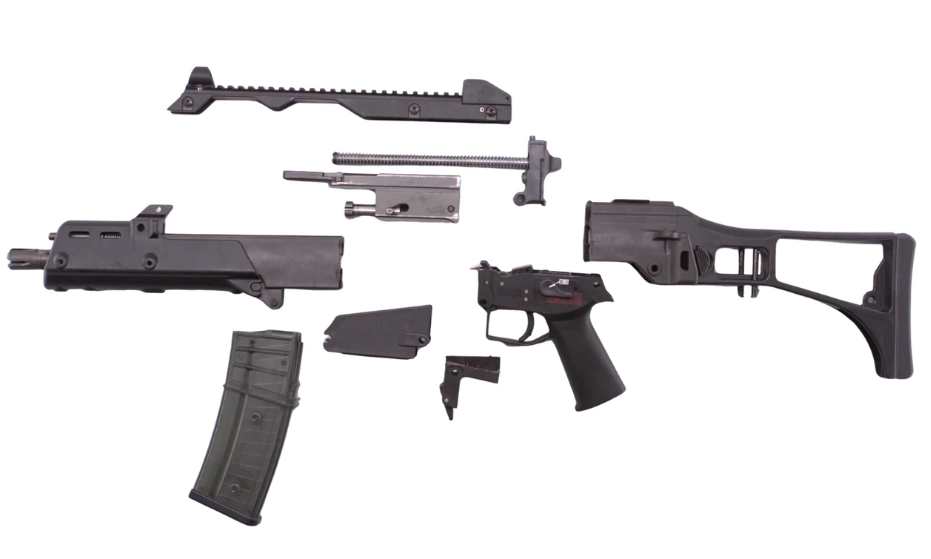
#> input picture src/assets/g36-reference-parts.png, 931 x 559 px; the run also reads 1 picture not shown here
$ python build_part_images.py
#> lines starting #> are read from the running program, lines starting #| are printed output that depends on the picture; after the words box and inside, x2 and y2 are one past the last pixel; in counts of white or black regions, pixels touching at a corner belong together
"""Build the photographic part sprites used by the G36 learning scene.

Source photo: src/assets/g36-reference-parts.png (field-stripped G36C, left side view,
white background). Every large part is cut out of that single photo, so all sprites share
the same light, colour and scale (1 world unit = 1 source pixel, roughly 1 mm). Only the
adjustable stock comes from a second photo (src/assets/g36ka4-reference.webp, see below).

The photo does not show the parts hidden inside the rifle (pins, firing pin, gas piston,
operating rod, barrel under the handguard). Those are rendered here as shaded cylinders
in the photo's colours. Any render can be replaced by a real photo with the same file
name and roughly the same pixel size.

Outputs
  src/weapons/g36/assets/<name>.png    RGBA sprites
  src/weapons/g36/parts.json           placement of every sprite in the assembled rifle

Run:  python tools/build_part_images.py
Needs numpy and opencv-python.
"""
from __future__ import annotations

import json
from pathlib import Path

import cv2
import numpy as np

ROOT = Path(__file__).resolve().parents[1]
SRC = ROOT / 'src' / 'assets' / 'g36-reference-parts.png'
OUT = ROOT / 'src' / 'weapons' / 'g36' / 'assets'
MANIFEST = ROOT / 'src' / 'weapons' / 'g36' / 'parts.json'

BORE_Y = 258          # barrel axis in world units
GAS_Y = 236           # gas piston and operating rod axis

src = cv2.imread(str(SRC), cv2.IMREAD_COLOR).astype(np.float32)
H, W = src.shape[:2]
min_ch = src.min(axis=2)
_, labels = cv2.connectedComponents((min_ch < 243).astype(np.uint8), connectivity=8)
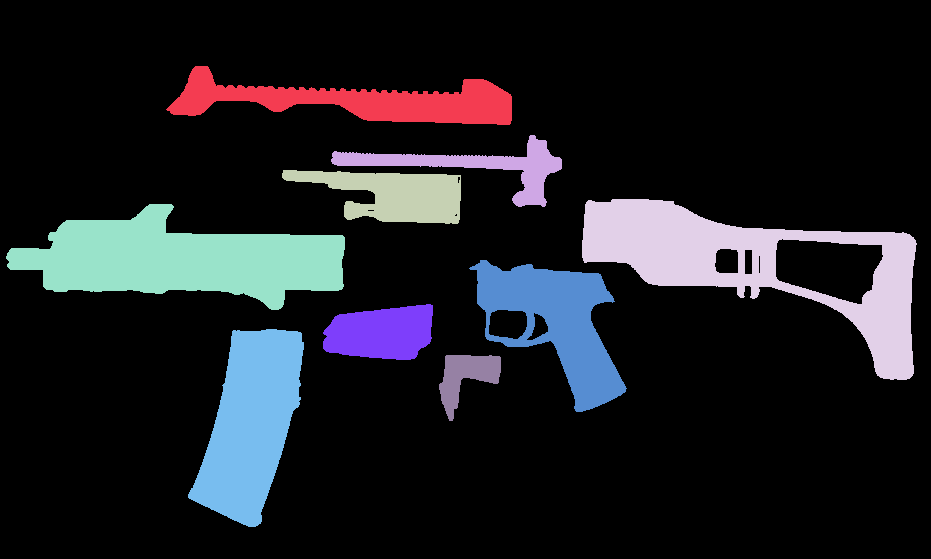
#> labels: shape (559, 931) int32; 10 distinct labels, from 0 to 9; one colour per label, 0 black

manifest: dict[str, dict] = {}


# --------------------------------------------------------------------------- matting
def component(seed: tuple[int, int]) -> np.ndarray:
    """Hard mask of the connected part that contains the seed pixel (x, y)."""
    label = labels[seed[1], seed[0]]
    assert label != 0, f'seed {seed} is on the background'
    mask = (labels == label).astype(np.uint8)
    # Fill small enclosed bright spots (specular highlights), keep real windows.
    padded = np.pad(mask, 2)
    flood = padded.copy()
    cv2.floodFill(flood, None, (0, 0), 1)
    holes = (flood == 0).astype(np.uint8)[2:-2, 2:-2]
    count, hole_labels, stats, _ = cv2.connectedComponentsWithStats(holes, connectivity=4)
    for i in range(1, count):
        if stats[i, cv2.CC_STAT_AREA] < 160:
            mask[hole_labels == i] = 1
    return mask


def poly_mask(points: list[tuple[float, float]]) -> np.ndarray:
    mask = np.zeros((H, W), np.uint8)
    cv2.fillPoly(mask, [np.round(np.array(points)).astype(np.int32)], 1)
    return mask


def rect_mask(x0: int, y0: int, x1: int, y1: int) -> np.ndarray:
    mask = np.zeros((H, W), np.uint8)
    mask[y0:y1, x0:x1] = 1
    return mask


def matte(mask: np.ndarray, image: np.ndarray = src) -> np.ndarray:
    """Soft alpha from a hard mask on a white background, with the white fringe removed."""
    mask = mask.astype(np.uint8)
    lum = image.mean(axis=2)
    # Local foreground brightness, taken from pixels well inside the mask.
    inner = cv2.erode(mask, np.ones((3, 3), np.uint8))
    weight = cv2.GaussianBlur(inner.astype(np.float32), (0, 0), 3)
    fg_lum = cv2.GaussianBlur(lum * inner, (0, 0), 3) / np.maximum(weight, 1e-4)
    fg_lum = np.where(weight > 1e-3, fg_lum, 90.0)
    soft = np.clip((255.0 - lum) / np.maximum(255.0 - fg_lum, 25.0), 0, 1)
    band = cv2.dilate(mask, np.ones((3, 3), np.uint8)) - inner
    alpha = np.where(inner > 0, 1.0, np.where(band > 0, soft, 0.0)).astype(np.float32)
    # A cut edge that is not a photo edge (for example handguard vs receiver) stays hard.
    alpha = np.where((band > 0) & (lum < 170), np.maximum(alpha, mask.astype(np.float32)), alpha)
    # Trim the faint halo, then give every edge pixel the colour of the solid part next to it,
    # so no white from the photo background survives in the blend.
    alpha = np.clip((alpha - 0.18) / 0.82, 0, 1)
    solid = (alpha >= 0.97).astype(np.uint8)
    edge = ((alpha > 0) & (solid == 0)).astype(np.uint8)
    bgr = np.clip(image, 0, 255).astype(np.uint8)
    rgb = cv2.inpaint(bgr, cv2.dilate(edge, np.ones((3, 3), np.uint8)) & (1 - solid), 2, cv2.INPAINT_TELEA)
    rgb = np.where(solid[..., None] > 0, image, rgb.astype(np.float32))
    return np.dstack([rgb, alpha * 255.0])


def inpaint(rgba: np.ndarray, region: np.ndarray, radius: int = 3) -> np.ndarray:
    """Fill a region of the colour channels from its surroundings (alpha untouched)."""
    bgr = np.clip(rgba[..., :3], 0, 255).astype(np.uint8)
    filled = cv2.inpaint(bgr, region.astype(np.uint8), radius, cv2.INPAINT_TELEA)
    out = rgba.copy()
    out[..., :3] = np.where(region[..., None] > 0, filled.astype(np.float32), rgba[..., :3])
    return out


def save(name: str, rgba: np.ndarray, world_x: float, world_y: float, *, crop: bool = True, scale: int = 1, **extra) -> None:
    """Crop to content, write the PNG and record where its top-left corner sits in the world.

    `scale` is image pixels per world unit (renders are stored sharper than the photo)."""
    alpha = rgba[..., 3]
    if crop:
        ys, xs = np.nonzero(alpha > 2)
        x0, x1, y0, y1 = xs.min(), xs.max() + 1, ys.min(), ys.max() + 1
        rgba = rgba[y0:y1, x0:x1]
    else:
        x0 = y0 = 0
    out = np.clip(rgba, 0, 255).astype(np.uint8)
    cv2.imwrite(str(OUT / f'{name}.png'), out)
    entry = {'file': f'{name}.png', 'x': round(float(world_x + x0 / scale), 2), 'y': round(float(world_y + y0 / scale), 2),
             'w': round(out.shape[1] / scale, 2), 'h': round(out.shape[0] / scale, 2)}
    if scale != 1:
        entry['scale'] = scale
    entry.update(extra)
    manifest[name] = entry


def neutral(rgba: np.ndarray, strength: float = 0.8) -> np.ndarray:
    """Remove JPEG colour noise from bare-metal parts, which are grey in reality."""
    rgb = rgba[..., :3]
    grey = rgb.mean(axis=2, keepdims=True)
    tint = np.array([1.02, 0.98, 1.03], np.float32)       # keep the photo's slight cool cast
    out = rgba.copy()
    out[..., :3] = rgb * (1 - strength) + grey * tint * strength
    return out


def save_photo(name: str, mask: np.ndarray, dx: float = 0, dy: float = 0, *, fix=None, metal: bool = False,
               **extra) -> None:
    rgba = matte(mask)
    if fix is not None:
        rgba = fix(rgba)
    if metal:
        rgba = neutral(rgba)
    save(name, rgba, dx, dy, **extra)


# --------------------------------------------------------------------------- renderer
def smoothstep(e0: float, e1: float, x: np.ndarray) -> np.ndarray:
    t = np.clip((x - e0) / (e1 - e0), 0, 1)
    return t * t * (3 - 2 * t)


def shade_cylinder(v: np.ndarray, base: tuple[float, float, float], gloss: float) -> np.ndarray:
    """Colour of a horizontal cylinder at normalised height v (-1 top, +1 bottom)."""
    nz = np.sqrt(np.clip(1 - v * v, 0, 1))
    ny = v
    light = np.array([-0.35, -0.72, 0.6])
    light = light / np.linalg.norm(light)
    lambert = np.clip(-ny * light[1] + nz * light[2], 0, 1)
    half = light + np.array([0, 0, 1.0])
    half = half / np.linalg.norm(half)
    spec = np.clip(-ny * half[1] + nz * half[2], 0, 1) ** 36
    env = 0.55 + 0.45 * smoothstep(0.2, -0.8, v)          # studio sky from above
    rim = smoothstep(0.6, 1.0, np.abs(v)) * 0.3            # darker silhouette edge
    colour = np.array(base)[None, None, :]
    shade = (0.52 + 0.62 * lambert * env)[..., None] * colour
    shade = shade + (gloss * 150 * spec)[..., None] + (gloss * 34 * env)[..., None]
    return shade * (1 - rim[..., None])


class Canvas:
    """Supersampled RGBA canvas in world units."""

    def __init__(self, x0: float, y0: float, x1: float, y1: float, ss: int = 8):
        self.x0, self.y0, self.ss = x0, y0, ss
        self.w = int(np.ceil((x1 - x0) * ss))
        self.h = int(np.ceil((y1 - y0) * ss))
        self.rgb = np.zeros((self.h, self.w, 3), np.float32)
        self.a = np.zeros((self.h, self.w), np.float32)
        ys, xs = np.mgrid[0:self.h, 0:self.w].astype(np.float32)
        self.X = x0 + (xs + 0.5) / ss
        self.Y = y0 + (ys + 0.5) / ss

    def paint(self, cover: np.ndarray, colour: np.ndarray) -> None:
        cover = np.clip(cover, 0, 1)
        self.rgb = self.rgb * (1 - cover[..., None]) + colour * cover[..., None]
        self.a = self.a + cover * (1 - self.a)

    def cylinder(self, xa: float, xb: float, cy: float, ra: float, rb: float | None = None, *,
                 base=(118, 112, 122), gloss: float = 0.5, grooves: tuple = ()) -> None:
        """Horizontal cylinder or cone from xa to xb with radius ra..rb, centred at cy."""
        rb = ra if rb is None else rb
        t = np.clip((self.X - xa) / max(xb - xa, 1e-6), 0, 1)
        r = ra + (rb - ra) * t
        inside_x = smoothstep(xa - 0.3, xa + 0.3, self.X) * (1 - smoothstep(xb - 0.3, xb + 0.3, self.X))
        v = (self.Y - cy) / r
        cover = inside_x * (1 - smoothstep(0.93, 1.0, np.abs(v)))
        colour = shade_cylinder(np.clip(v, -1, 1), base, gloss)
        for gx, gw, depth in grooves:
            g = np.exp(-((self.X - gx) / gw) ** 2)
            colour = colour * (1 - depth * g[..., None])
        # soft machining streaks along the axis
        rng = np.random.default_rng(int(xa * 7 + cy))
        streak = rng.normal(0, 1, (self.h, 1)).astype(np.float32)
        colour = colour * (1 + 0.03 * cv2.GaussianBlur(streak, (1, 5), 0)[..., None])
        self.paint(cover, colour)

    def box(self, xa: float, ya: float, xb: float, yb: float, radius: float, *, base=(96, 92, 100), gloss=0.25) -> None:
        """Rounded block, lit from above like the photo."""
        cx, cy = (xa + xb) / 2, (ya + yb) / 2
        hx, hy = (xb - xa) / 2 - radius, (yb - ya) / 2 - radius
        qx = np.maximum(np.abs(self.X - cx) - hx, 0)
        qy = np.maximum(np.abs(self.Y - cy) - hy, 0)
        d = np.sqrt(qx * qx + qy * qy) - radius
        cover = 1 - smoothstep(-0.6, 0.2, d)
        v = np.clip((self.Y - cy) / ((yb - ya) / 2), -1, 1)
        top_light = 0.62 + 0.38 * smoothstep(0.9, -0.9, v)
        edge = smoothstep(-2.5, 0.0, d)
        colour = np.array(base)[None, None, :] * top_light[..., None] * (1 - 0.35 * edge[..., None])
        colour = colour + gloss * 60 * np.exp(-((self.Y - ya - 1.2) / 0.9) ** 2)[..., None]
        self.paint(cover, colour)

    def spring(self, xa: float, xb: float, cy: float, radius: float, wire: float, coils: int, *,
               base=(150, 142, 150), front: bool = True) -> None:
        """Helical spring seen from the side, one strand layer at a time."""
        pitch = (xb - xa) / coils
        for i in range(coils):
            x = xa + i * pitch
            if front:
                ax, ay, bx, by = x, cy - radius, x + pitch * 0.5, cy + radius
            else:
                ax, ay, bx, by = x + pitch * 0.5, cy + radius, x + pitch, cy - radius
            self.capsule(ax, ay, bx, by, wire, base=base if front else tuple(c * 0.55 for c in base),
                         gloss=0.55 if front else 0.15)

    def capsule(self, ax, ay, bx, by, radius, *, base, gloss) -> None:
        px, py = self.X - ax, self.Y - ay
        dx, dy = bx - ax, by - ay
        t = np.clip((px * dx + py * dy) / (dx * dx + dy * dy), 0, 1)
        qx, qy = px - t * dx, py - t * dy
        dist = np.sqrt(qx * qx + qy * qy)
        cover = 1 - smoothstep(radius * 0.8, radius, dist)
        length = np.hypot(dx, dy)
        v = np.clip((qx * (-dy) + qy * dx) / (length * radius), -1, 1)
        self.paint(cover, shade_cylinder(v, base, gloss))

    def result(self, blur: float = 0.55, scale: int = 1) -> np.ndarray:
        """Downsample to `scale` pixels per world unit, with a light blur that matches the photo."""
        size = (self.w * scale // self.ss, self.h * scale // self.ss)
        rgb = cv2.resize(self.rgb, size, interpolation=cv2.INTER_AREA)
        a = cv2.resize(self.a, size, interpolation=cv2.INTER_AREA)
        if blur:
            premul = cv2.GaussianBlur(rgb * a[..., None], (0, 0), blur * scale * 0.6)
            a = cv2.GaussianBlur(a, (0, 0), blur * scale * 0.6)
            rgb = premul / np.maximum(a[..., None], 1e-4)
        noise = np.random.default_rng(7).normal(0, 2.2, rgb.shape).astype(np.float32)
        rgb = np.where(a[..., None] > 0.004, np.clip(rgb + noise, 0, 255), 0)   # empty pixels compress well
        return np.dstack([rgb, a * 255])


RENDER_SCALE = 4


def save_render(name: str, canvas: Canvas, scale: int = RENDER_SCALE, **extra) -> None:
    save(name, canvas.result(scale=scale), canvas.x0, canvas.y0, scale=scale, **extra)


STEEL = (150, 142, 152)     # BGR, sampled from the bolt carrier and spring
DARK_STEEL = (100, 95, 105)  # flash hider and barrel finish
POLYMER = (96, 90, 98)


# --------------------------------------------------------------------------- photo parts
FRONT = component((200, 260))
#> in component, `label = labels[seed[1], seed[0]]`: label = 5
#> in component, `mask = (labels == label).astype(np.uint8)`:
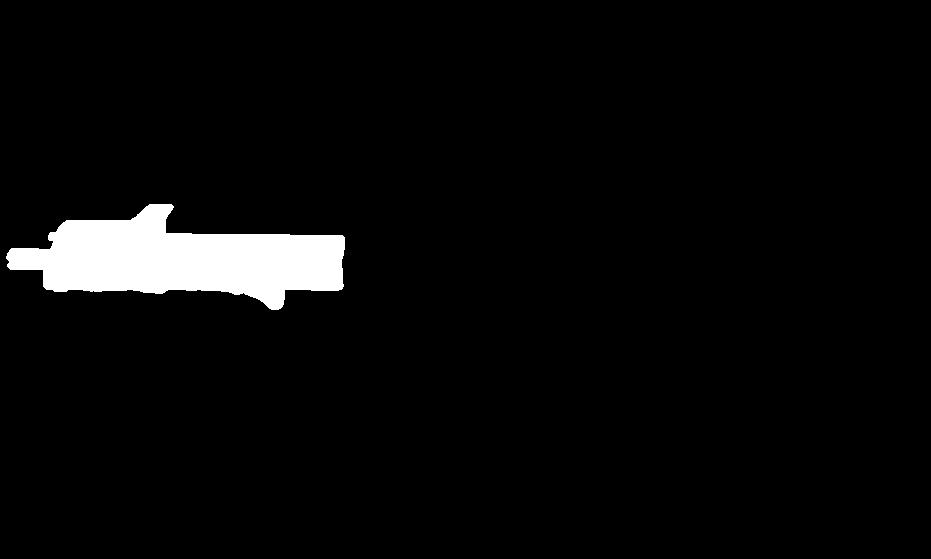
#> mask: shape (559, 931); values 0 (black) and 1 (white), 3.9% white; 1 white region, box (x1, y1, x2, y2) and area: (6, 204, 345, 310) 20289
#> in component, `padded = np.pad(mask, 2)`:
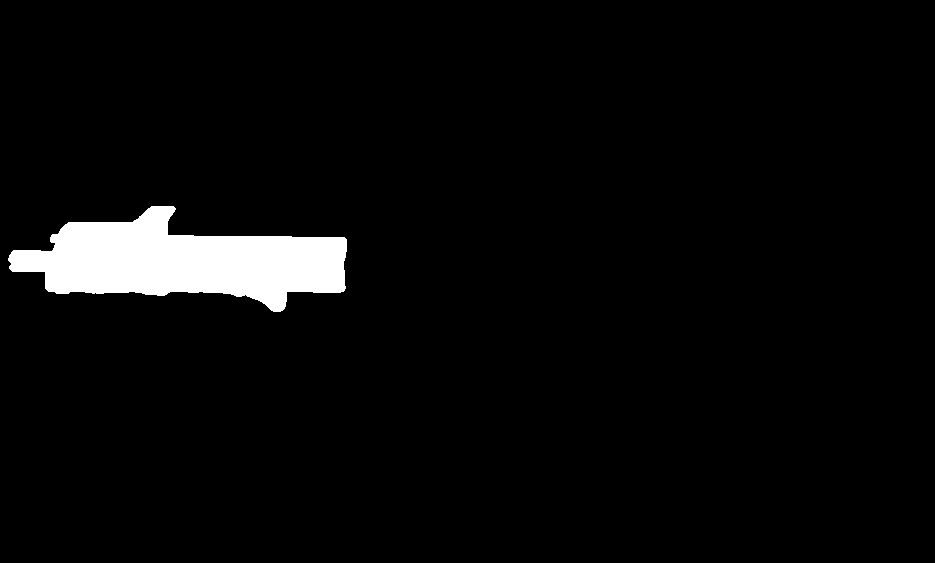
#> padded: shape (563, 935); values 0 (black) and 1 (white), 3.9% white; 1 white region, box (x1, y1, x2, y2) and area: (8, 206, 347, 312) 20289
#> in component, `count, hole_labels, stats, _ = cv2.connectedComponentsWithStats(holes,..`: count = 1; stats = [[0, 0, 931, 559, 520429]]
STOCK_UNIT = component((800, 236))
#> call 2 of component, with seed = (800, 236)
#> in component (call 2), `label = labels[seed[1], seed[0]]`: label = 4
#> in component (call 2), `holes = (flood == 0).astype(np.uint8)[2:-2, 2:-2]`:
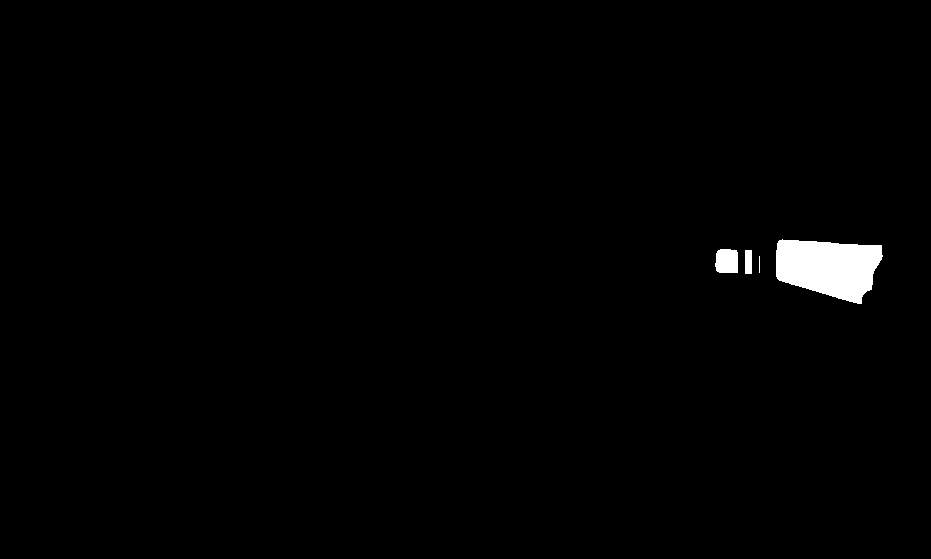
#> holes: shape (559, 931); values 0 (black) and 1 (white), 1.1% white; 4 white regions (1 under 20 px), largest, box (x1, y1, x2, y2) and area: (776, 239, 883, 304) 5039, (715, 249, 738, 273) 511, (745, 250, 752, 274) 168
#> in component (call 2), `count, hole_labels, stats, _ = cv2.connectedComponentsWithStats(holes,..`: count = 5; stats = [[0, 0, 931, 559, 514694], [776, 239, 107, 65, 5039], [715, 249, 23, 24, 511], [745, 250, 7, 24, 168], [759, 256, 1, 17, 17]]
CARRIER_UNIT = component((420, 200))
#> call 3 of component, with seed = (420, 200)
#> in component (call 3), `label = labels[seed[1], seed[0]]`: label = 3
#> in component (call 3), `cv2.floodFill(flood, None, (0, 0), 1)`:
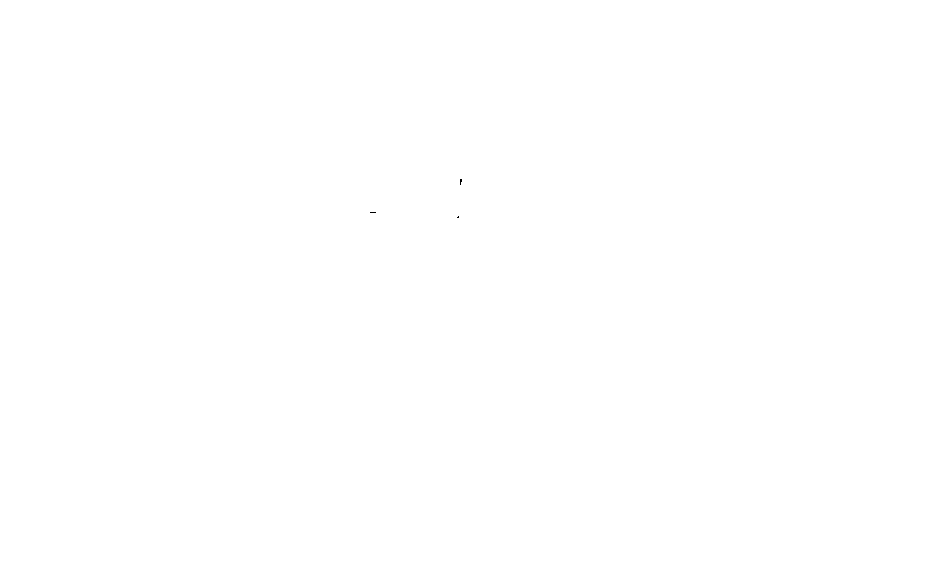
#> flood: shape (563, 935); values 0 (black) and 1 (white), 100% white; black in thin lines or dots, all inside (x1, y1, x2, y2) = (370, 179, 462, 218)
#> in component (call 3), `holes = (flood == 0).astype(np.uint8)[2:-2, 2:-2]`:
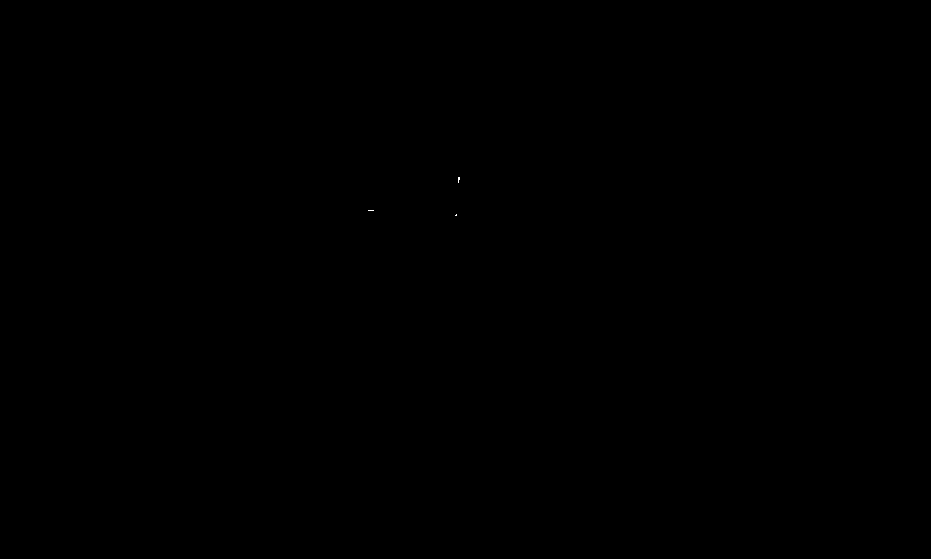
#> holes: shape (559, 931); values 0 (black) and 1 (white), 0% white in thin lines or dots, all inside (x1, y1, x2, y2) = (368, 177, 460, 216)
#> in component (call 3), `count, hole_labels, stats, _ = cv2.connectedComponentsWithStats(holes,..`: count = 4; stats = [[0, 0, 931, 559, 520411], [458, 177, 2, 6, 9], [368, 210, 6, 1, 6], [455, 214, 2, 2, 3]]

# Front unit: flash hider, handguard, and the front of the receiver.
FLASH = FRONT & rect_mask(0, 243, 45, 274)
#> FLASH: shape (559, 931); values 0 (black) and 1 (white), 0.16% white; 1 white region, box (x1, y1, x2, y2) and area: (6, 248, 45, 274) 817
# The small rod in front of the handguard is the gas plug; it is part of the rendered barrel.
HANDGUARD_POLY = [(58, 218), (131, 218), (133, 241), (238, 241), (264, 288), (262, 294),
                  (52, 294), (43, 287), (43, 244), (57, 241), (57, 226)]
HANDGUARD = FRONT & poly_mask(HANDGUARD_POLY) & (1 - FLASH)
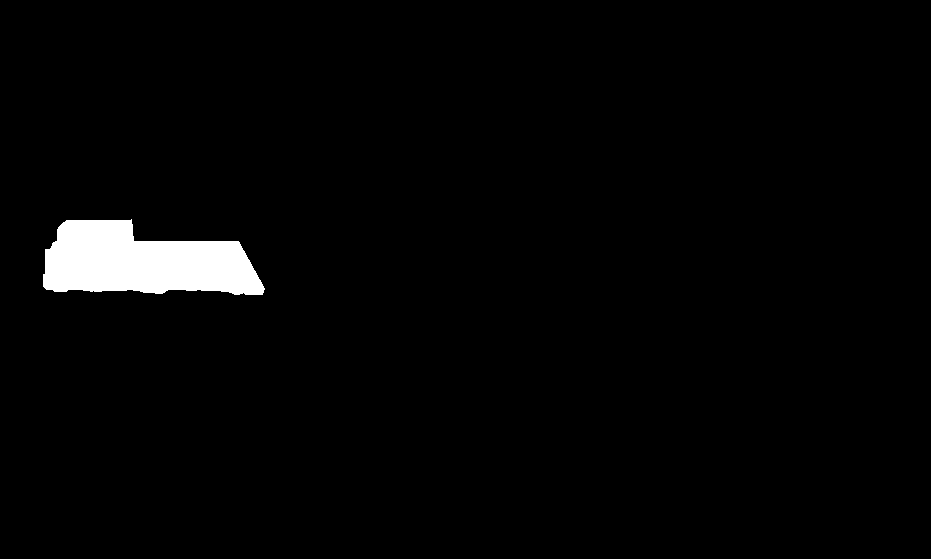
#> HANDGUARD: shape (559, 931); values 0 (black) and 1 (white), 2.3% white; 1 white region, box (x1, y1, x2, y2) and area: (43, 219, 265, 295) 12065
FRONT_PIN = (255, 285)


def handguard_fix(rgba: np.ndarray) -> np.ndarray:
    # The front pin is rendered separately: leave a dark hole where its head was.
    hole = np.zeros((H, W), np.uint8)
    cv2.circle(hole, FRONT_PIN, 6, 1, -1)
    rgba = inpaint(rgba, hole, 4)
    cv2.circle(rgba, FRONT_PIN, 3, (32, 30, 34, 255), -1, cv2.LINE_AA)
    return rgba


save_photo('flash-hider', FLASH, metal=True)
#> (the rest of the program and of its run is left out)
